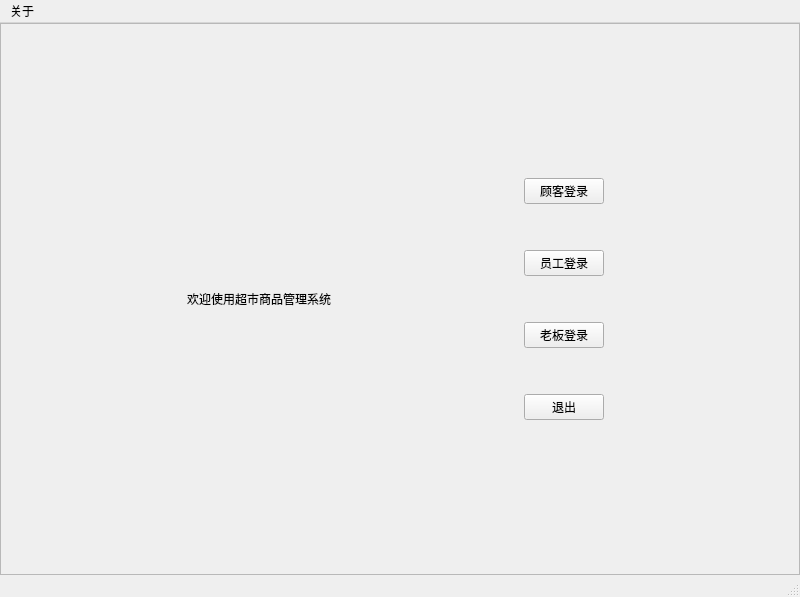
<?xml version="1.0" encoding="UTF-8"?>
<ui version="4.0">
 <class>login</class>
 <widget class="QMainWindow" name="login">
  <property name="geometry">
   <rect>
    <x>0</x>
    <y>0</y>
    <width>800</width>
    <height>597</height>
   </rect>
  </property>
  <property name="minimumSize">
   <size>
    <width>800</width>
    <height>597</height>
   </size>
  </property>
  <property name="windowTitle">
   <string>超市商品管理系统-登录界面</string>
  </property>
  <property name="windowIcon">
   <iconset resource="src.qrc">
    <normaloff>:/img1/img/winIcon.jpg</normaloff>:/img1/img/winIcon.jpg</iconset>
  </property>
  <property name="styleSheet">
   <string notr="true"/>
  </property>
  <widget class="QWidget" name="centralwidget">
   <layout class="QGridLayout" name="gridLayout_3">
    <property name="leftMargin">
     <number>0</number>
    </property>
    <property name="topMargin">
     <number>0</number>
    </property>
    <property name="rightMargin">
     <number>0</number>
    </property>
    <property name="bottomMargin">
     <number>0</number>
    </property>
    <item row="0" column="0">
     <widget class="QFrame" name="frame">
      <property name="minimumSize">
       <size>
        <width>800</width>
        <height>0</height>
       </size>
      </property>
      <property name="frameShape">
       <enum>QFrame::StyledPanel</enum>
      </property>
      <property name="frameShadow">
       <enum>QFrame::Raised</enum>
      </property>
      <layout class="QGridLayout" name="gridLayout_2">
       <item row="1" column="3">
        <widget class="QWidget" name="widget" native="true">
         <layout class="QGridLayout" name="gridLayout">
          <item row="0" column="0">
           <widget class="QPushButton" name="cus_login">
            <property name="text">
             <string>顾客登录</string>
            </property>
           </widget>
          </item>
          <item row="6" column="0">
           <widget class="QPushButton" name="exit">
            <property name="text">
             <string>退出</string>
            </property>
           </widget>
          </item>
          <item row="4" column="0">
           <widget class="QPushButton" name="boos_login">
            <property name="text">
             <string>老板登录</string>
            </property>
           </widget>
          </item>
          <item row="3" column="0">
           <spacer name="verticalSpacer_4">
            <property name="orientation">
             <enum>Qt::Vertical</enum>
            </property>
            <property name="sizeHint" stdset="0">
             <size>
              <width>20</width>
              <height>40</height>
             </size>
            </property>
           </spacer>
          </item>
          <item row="2" column="0">
           <widget class="QPushButton" name="emp_login">
            <property name="text">
             <string>员工登录</string>
            </property>
           </widget>
          </item>
          <item row="1" column="0">
           <spacer name="verticalSpacer_3">
            <property name="orientation">
             <enum>Qt::Vertical</enum>
            </property>
            <property name="sizeHint" stdset="0">
             <size>
              <width>20</width>
              <height>40</height>
             </size>
            </property>
           </spacer>
          </item>
          <item row="5" column="0">
           <spacer name="verticalSpacer_5">
            <property name="orientation">
             <enum>Qt::Vertical</enum>
            </property>
            <property name="sizeHint" stdset="0">
             <size>
              <width>20</width>
              <height>40</height>
             </size>
            </property>
           </spacer>
          </item>
         </layout>
        </widget>
       </item>
       <item row="1" column="0">
        <spacer name="horizontalSpacer_2">
         <property name="orientation">
          <enum>Qt::Horizontal</enum>
         </property>
         <property name="sizeHint" stdset="0">
          <size>
           <width>40</width>
           <height>20</height>
          </size>
         </property>
        </spacer>
       </item>
       <item row="1" column="4">
        <spacer name="horizontalSpacer_3">
         <property name="orientation">
          <enum>Qt::Horizontal</enum>
         </property>
         <property name="sizeHint" stdset="0">
          <size>
           <width>40</width>
           <height>20</height>
          </size>
         </property>
        </spacer>
       </item>
       <item row="1" column="1">
        <widget class="QLabel" name="title_label">
         <property name="text">
          <string>欢迎使用超市商品管理系统</string>
         </property>
         <property name="alignment">
          <set>Qt::AlignCenter</set>
         </property>
        </widget>
       </item>
       <item row="1" column="2">
        <spacer name="horizontalSpacer">
         <property name="orientation">
          <enum>Qt::Horizontal</enum>
         </property>
         <property name="sizeHint" stdset="0">
          <size>
           <width>40</width>
           <height>20</height>
          </size>
         </property>
        </spacer>
       </item>
       <item row="2" column="1">
        <spacer name="verticalSpacer">
         <property name="orientation">
          <enum>Qt::Vertical</enum>
         </property>
         <property name="sizeHint" stdset="0">
          <size>
           <width>20</width>
           <height>40</height>
          </size>
         </property>
        </spacer>
       </item>
       <item row="0" column="1">
        <spacer name="verticalSpacer_2">
         <property name="orientation">
          <enum>Qt::Vertical</enum>
         </property>
         <property name="sizeHint" stdset="0">
          <size>
           <width>20</width>
           <height>40</height>
          </size>
         </property>
        </spacer>
       </item>
      </layout>
     </widget>
    </item>
   </layout>
  </widget>
  <widget class="QMenuBar" name="menubar">
   <property name="geometry">
    <rect>
     <x>0</x>
     <y>0</y>
     <width>800</width>
     <height>26</height>
    </rect>
   </property>
   <widget class="QMenu" name="menu">
    <property name="title">
     <string>关于</string>
    </property>
    <addaction name="wechatimg"/>
    <addaction name="separator"/>
    <addaction name="illustrate"/>
   </widget>
   <addaction name="menu"/>
  </widget>
  <widget class="QStatusBar" name="statusbar"/>
  <action name="wechatimg">
   <property name="text">
    <string>微信</string>
   </property>
  </action>
  <action name="illustrate">
   <property name="text">
    <string>使用说明</string>
   </property>
  </action>
 </widget>
 <resources>
  <include location="src.qrc"/>
 </resources>
 <connections/>
</ui>
